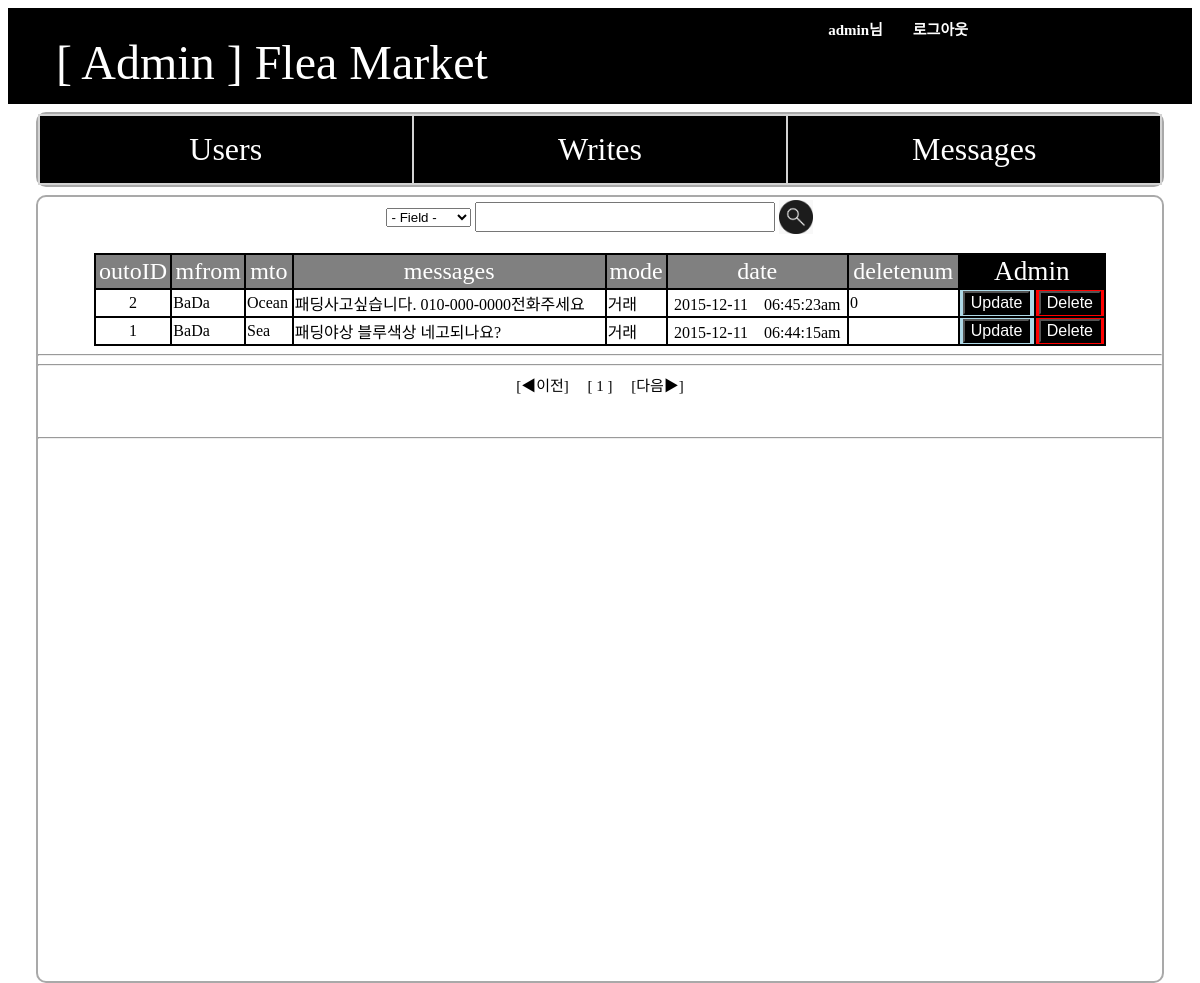
Page /adminpage3.php (signed in) on the committed database.
### tables this page shows
CREATE TABLE IF NOT EXISTS `messages` (
  `outoID` int(11) NOT NULL,
  `mfrom` varchar(40) DEFAULT NULL,
  `mto` varchar(40) DEFAULT NULL,
  `messages` varchar(100) DEFAULT NULL,
  `mode` varchar(11) DEFAULT NULL,
  `date` varchar(30) DEFAULT NULL,
  `deletenum` int(11) DEFAULT NULL
);

### adminpage3.php (the view, shortened to what this page needs)
<?php
$con= mysqli_connect('localhost','root','123123','pjdb');
$query = "SELECT * FROM messages";
$mtotal=0;
$mview=9;
if(isset($_GET['mpage']) && $_GET['mpage'] !=""){
		$mpage = $_GET['mpage'];
}else{
	$mpage=1;
}
$result = mysqli_query($con,$query);
while($row = mysqli_fetch_array($result)){
	$mtotal++;
}
$mlink=ceil(($mtotal/$mview)+0.5);
$pagarray = get_page($mtotal,$mview,$mlink,$mpage);
function get_page($mtotal,$mview,$mlink,$mpage) {
  $p[total] = ceil($mtotal / $mview);
  $p[srt] = floor(($mpage -1) / $mlink) * $mlink +1;
  $p[end] = ($p[srt] + $mlink -1 > $p[total]) ? $p[total] : $p[srt] + $mlink -1;
  $p[prev] = ($mpage < $mlink) ? $p[srt] : $p[srt] -1;
  $p[next] = ($p[end] +1 > $p[total]) ? $p[end] : $p[end] +1;
  return $p;
}
?>
<html>
<body>
	<div style=" color:black; WIDTH: 100%; HEIGHT: 100%">
	<div id="header0">
<h1>
<?php
	echo $_SESSION['adminlogin']."님　　";
	echo "<a class=top href=logout.php>로그아웃　　</a>";
?>
</h1>
</div>
	<div class="header">
	<a class="flea" href="adminpage.php">　[ Admin ] Flea Market</a>
	</div>
	<div style="background-color:white; margin: 0.5em auto; width:95%;height:auto; border-radius:10px;border:2px solid darkgray;">
	<table class="menu" width="100%" cellpadding="15">
	<tr bgcolor="black">
	<td class="menu" WIDTH=33.3%><a class="linkmenu" href=adminpage.php>Users</a></td>
	<td class="menu" WIDTH=33.3%><a class="linkmenu" href=adminpage2.php>Writes</a></td>
	<td class="menu" WIDTH=33.3%><a class="linkmenu" href=adminpage3.php>Messages</a></td>
	</tr>
	</table>
	</div>
	<div style="background-color:white; margin: 0.5em auto; width:95%;height:100%; border-radius:10px;border:2px solid darkgray;">
	<center>
	<form method="post" action="<?php echo $_SERVER['PHP_SELF'];?>">
	<table>
	<tr>
	<td><select name="field" ailgn=center>
	<option value="">- Field -</option>
	</select></td>
	<td><input type="text" name="search" size="35" style="font-size:13pt; height:30px; width:300px"></td>
	<td><input type="image" name="btnsearch" value="검색" src="img/search.jpg" width="34" height="34" align="center">
	</td>
	</tr>
	</table>
	</form>
	<table width=90% bgcolor="black">
	<tr>
	<td class="key">outoID</td>
	<td class="key">mfrom</td>
	<td class="key">mto</td>
	<td class="key">messages</td>
	<td class="key">mode</td>
	<td class="key">date</td>
	<td class="key">deletenum</td>
	<td class="key2" colspan="2">Admin</td>
	</tr>
<?php
	$query = $query." ORDER BY outoID DESC";
	$result = mysqli_query($con,$query);
	$item=0;
	while($row = mysqli_fetch_array($result)){
	if($item >= (($mpage*9)-9)){
?>
	<tr bgcolor="white">
	<form method='post' action="<?php echo $_SERVER['PHP_SELF'];?>">
	<td style="text-align:center;"><?php echo $row[outoID];?></td>
	<td><?php echo $row[mfrom];?></td>
	<td><?php echo $row[mto];?></td>
	<td><?php echo $row[messages];?></td>
	<td><?php echo $row[mode];?></td>
	<td style="text-align:center;"><?php echo $row['date'];?></td>
	<td><?php echo $row[deletenum];?></td>
	<td bgcolor=lightblue style="text-align:center;"><input type="submit" name="update" value="Update"></td>
	<td bgcolor=red style="text-align:center;"><input type="submit" name="delete" value="Delete"></td>
	</form>
	</tr>
<?php
	}
	$item++;
}
echo "</table><hr/>";
?>
	</center>
<?php
echo "<hr/><center>";
echo "<form method='post' action='".$_SERVER['PHP_SELF']."'>";
echo "<a class='item' href=adminpage3.php?mpagearray=$pagarray[prev]> [◀이전]　</a>";
for($i=$pagarray[srt]; $i<=$pagarray[end]; $i++) {
	if($page==$i){
			echo "<a class='item' href=adminpage3.php?mpage=$i><b> [ ".$i." ] </b></a>";
	}else{
		echo "<a class='item' href=adminpage3.php?mpage=$i> [ ".$i." ] </a>";
	}
}
echo "<a class='item' href=adminpage3.php?mpage=$i&mpagearray=$pagarray[next]>　[다음▶] </a>";
echo "</form>";
echo "<br/><hr/>";
echo "</center>";
?>
	</div>
</div>
</body>
</html>

### adminpage3.php (style rules this page uses)
input[type="submit"] { font-size: 1em; color:white; background-color:black; }
a.item { font-size:15px; color:black; text-decoration:none; }
a.linkmenu { color:white; text-decoration:none; }
div.header { background-color:black; color:green; WIDTH: 100%; HEIGHT: 80px; TEXT-ALIGN: left; border-bottom:1px solid black; }
a.flea { color:white;text-decoration:none;font-size: 3em;font:bold; }
table.menu { font-size:100%;background:lightgray; }
td.menu { background:black; color:white; font-size:200%; margin:30px 30px; text-align:center; }
td.key { background:gray; color:white; font-size:150%; margin:30px 30px; text-align:center; }
td.key2 { background:black; color:white; font-size:170%; margin:30px 30px; text-align:center; }
#header0 { background:black; WIDTH: 100%; HEIGHT: 15px }
#header0 H1 { POSITION: absolute; TEXT-ALIGN: right; FONT-SIZE: 15px; WIDTH: 80%; COLOR: white; }
a.top { color:white;text-decoration:none;text-align:center;font:bold; }

### rows in the picture
messages: outoID "2", mfrom "BaDa", mto "Ocean", messages "패딩사고싶습니다. 010-000-0000전화주세요", mode "거래", date "2015-12-11 06:45:23am", deletenum "0"
messages: outoID "1", mfrom "BaDa", mto "Sea", messages "패딩야상 블루색상 네고되나요?", mode "거래", date "2015-12-11 06:44:15am"

### other values in the picture
$_SESSION['adminlogin'] "admin"
